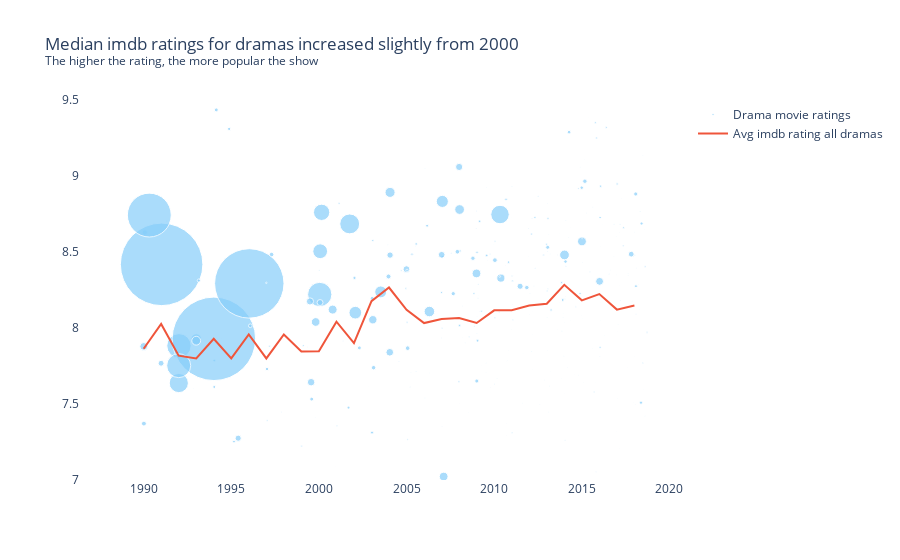

The notebook cell this image was saved under:
### Markdown cell above
* From there, we can build our plot with the following.

### Code cell
import plotly.graph_objects as go

title = '<span>Median imdb ratings for dramas increased slightly from 2000 <br><sup>The higher the rating, the more popular the show</sup></span>'

layout = go.Layout(yaxis = {'range': [7, 9.5]}, 
                   xaxis = {'showticklabels': True},
                   plot_bgcolor='rgba(0,0,0,0)',
                   title = title)

drama_scatter = go.Scatter(x = drama_dates, y = drama_avg_rating,
                           mode = 'markers', text = titles, name = 'Drama movie ratings', 
                           marker=dict(color='LightSkyBlue', size=share*1.5))

avg_plot = go.Scatter(x = year_rating.index, y = year_rating.values, name = 'Avg imdb rating all dramas')

go.Figure(data = [drama_scatter, avg_plot], layout = layout)

### Figure 1 — Plotly figure (JSON) as saved in the notebook; plotly's stock layout.template omitted (floating-point values rounded to 4 significant figures; data arrays with more than 128 entries replaced by an {"elided": "..."} marker saying what was removed)
{"data": [{"marker": {"color": "LightSkyBlue", "size": {"elided": "500 float values"}}, "mode": "markers", "name": "Drama movie ratings", "text": {"elided": "500 str values"}, "type": "scatter", "x": {"elided": "500 str values"}, "y": {"elided": "500 float values"}}, {"name": "Avg imdb rating all dramas", "type": "scatter", "x": [1990, 1991, 1992, 1993, 1994, 1995, 1996, 1997, 1998, 1999, 2000, 2001, 2002, 2003, 2004, 2005, 2006, 2007, 2008, 2009, 2010, 2011, 2012, 2013, 2014, 2015, 2016, 2017, 2018], "y": [7.864, 8.027, 7.818, 7.8, 7.929, 7.8, 7.957, 7.8, 7.958, 7.846, 7.846, 8.041, 7.901, 8.176, 8.266, 8.119, 8.033, 8.059, 8.066, 8.033, 8.116, 8.117, 8.148, 8.16, 8.284, 8.182, 8.223, 8.121, 8.148]}], "layout": {"autosize": true, "plot_bgcolor": "rgba(0, 0, 0, 0)", "title": {"text": "<span>Median imdb ratings for dramas increased slightly from 2000 <br><sup>The higher the rating, the more popular the show</sup></span>"}, "xaxis": {"autorange": true, "range": ["1986-09-01 18:01:04.4079", "2020-08-16 16:41:41.9896"], "showticklabels": true, "type": "date"}, "yaxis": {"range": [7, 9.5], "type": "linear"}}}
